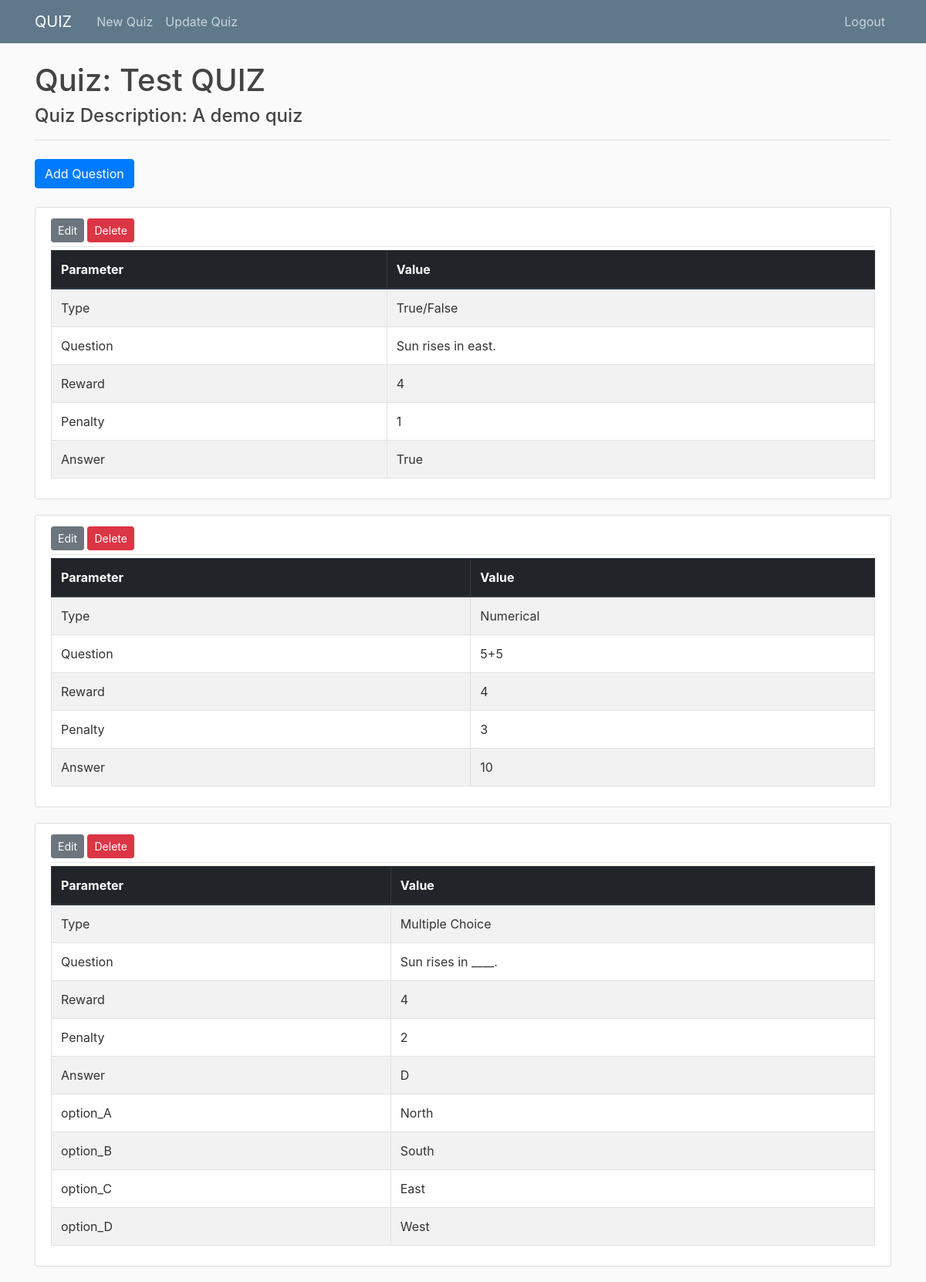
The page /quiz/25/ (signed in) on the database its author committed.
### quiz/models.py (models this page shows, shortened)
class Questionaire(models.Model):
    title = models.CharField(max_length=100)
    description = models.CharField(max_length=500, blank=True)
    author = models.ForeignKey(User, on_delete=models.CASCADE)

class Question(models.Model):
    questionaire = models.ForeignKey(Questionaire, on_delete=models.CASCADE)
    question = models.CharField(max_length=500)
    reward = models.PositiveIntegerField(default=0)
    penalty = models.PositiveIntegerField(default=0)
    @property
    def TypedQuestion(self):
        try:
            return self.multiplechoicequestion
        except MultipleChoiceQuestion.DoesNotExist:
            pass
        try:
            return self.tfquestion
        except TFQuestion.DoesNotExist:
            pass
        try:
            return self.numquestion
        except NumQuestion.DoesNotExist:
            pass
    @property
    def description_dict(self):
        return {
            'Type': self.type.value,
            'Question': self.question,
            'Reward': self.reward,
            'Penalty': self.penalty,
        }

class MultipleChoiceQuestion(Question):
    type = QType.MCQ
    option_A = models.CharField(max_length=100)
    option_B = models.CharField(max_length=100)
    option_C = models.CharField(max_length=100)
    option_D = models.CharField(max_length=100)
    answer = models.CharField(max_length=1, choices=MCQ_TYPE_CHOICES)
    @property
    def description_dict(self):
        d = super().description_dict
        d['Answer'] = self.answer
        d['option_A'] = self.option_A
        d['option_B'] = self.option_B
        d['option_C'] = self.option_C
        d['option_D'] = self.option_D
        return d

### quiz/views.py (the view)
# urls.py: path('quiz/<int:pk>/', views.quiz_detail, name='quiz-detail'),
@login_required
def quiz_detail(request, pk):
    if request.user.quizuser.user_type != 'QM':
        raise PermissionDenied
    if request.user != Questionaire.objects.get(pk=pk).author:
        raise PermissionDenied
    questionaire = Questionaire.objects.get(pk=pk)
    questions = questionaire.question_set.all()
    return render(request, 'quiz/quiz_detail.html', {'questions': questions,
                                                     'size': len(questions), 'pk': pk, 'quiz': questionaire})

### quiz/models.py (called while the page is built)
    @property
    def description_dict(self):
        d = super().description_dict
        d['Answer'] = self.answer
        return d

    @property
    def description_dict(self):
        d = super().description_dict
        d['Answer'] = self.answer
        return d

### quiz/templates/quiz/quiz_detail.html
{% extends "quiz/base.html" %}
{% block content %}
<h1>Quiz: {{ quiz.title }}</h1>
{% if quiz.description %}
<h4>Quiz Description: {{ quiz.description }}</h4>
{% endif %}
<hr>
{% if size == 0 %}
<h4>You have not created any questions yet. Create a question
    <a href="{% url 'question-add' pk%}">now</a>.
</h4>
{% else %}
<h3><a class="btn btn-primary btn mt-2 mb-3" href="{%url 'question-add' pk%}">Add Question</a></h3>
{% for question in questions %}
<article class="media content-section">
    <div class="media-body">
        <div class="article-metadata">
            <a class="btn btn-secondary btn-sm mt-1 mb-1" href="{%url 'question-edit' question.pk%}">Edit</a>
            <a class="btn btn-danger btn-sm mt-1 mb-1" href="{%url 'question-delete' question.pk%}">Delete</a>
        </div>
        <div class="table-responsive">
            <table class="table table-hover table-bordered table-striped">
                <thead class="thead-dark">
                    <tr>
                        <th scope="col">Parameter</th>
                        <th scope="col">Value</th>
                    </tr>
                </thead>
                <tbody>
                    {% for p,v in question.TypedQuestion.description_dict.items %}
                    <tr>
                        <td>{{ p }}</td>
                        <td>{{ v }}</td>
                    </tr>
                    {% endfor %}
                </tbody>
            </table>
        </div>
    </div>
</article>
{% endfor %}
{% endif %}
{% endblock content %}

### quiz/static/quiz/main.css (style rules this page uses)
body { background: #fafafa; color: #333333; margin-top: 5rem; }
h1, h2, h3, h4, h5, h6 { color: #444444; }
.content-section { background: #ffffff; padding: 10px 20px; border: 1px solid #dddddd; border-radius: 3px; margin-bottom: 20px; }
.article-metadata { padding-bottom: 1px; margin-bottom: 4px; border-bottom: 1px solid #e3e3e3 }

### rows shown on the page
Questionaire: title "Test QUIZ", description "A demo quiz"
Question: description_dict "Type" "Question" "Reward" "Penalty" "Answer", description_dict "True/False" "Sun rises in east." "4" "1" "True"
Question: description_dict "Type" "Question" "Reward" "Penalty" "Answer", description_dict "Numerical" "5+5" "4" "3" "10"
Question: description_dict "Type" "Question" "Reward" "Penalty" "Answer" "option_A" "option_B" "option_C" "option_D", description_dict "Multiple Choice" "Sun rises in ____." "4" "2" "D"
MultipleChoiceQuestion: description_dict "North" "South" "East" "West"
